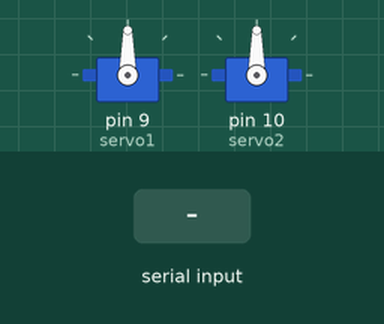
Bench run of a sketch on a simulated Arduino Uno, built with avr-gcc and run on an emulated ATmega328P. Shown: 2 × servo. The test bench sets the inputs (shaded band). What the sketch prints to the serial monitor is not drawn.

Above: at 1.2 s.
1.3 s: "a,45\n" received over Serial
At 2.7 s:
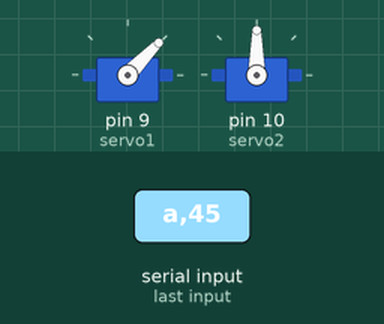
3.2 s: "b90\n" received over Serial
At 3.35 s:
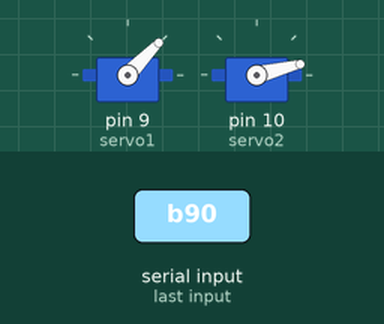
5.6 s: "a90\n" received over Serial
At 5.75 s:
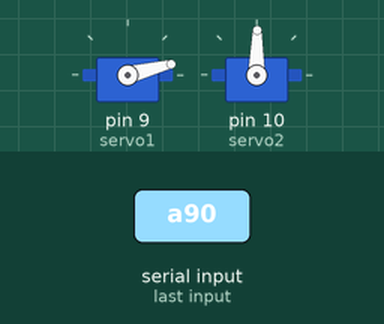
8.0 s: "b,45\n" received over Serial
At 9.0 s:
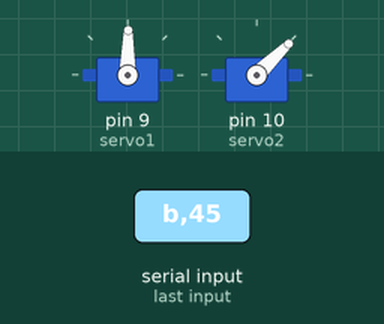
9.9 s: "a90\n" received over Serial
12.3 s: "a,45\n" received over Serial
Timing chart, 0 to 15.2 s (numbered marks = the images above; inputs shaded):
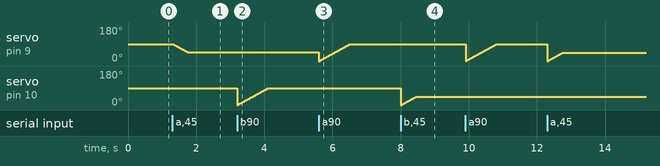

The sketch:

engine_speed.ino
```cpp
#include <Servo.h>
Servo servo1;
Servo servo2;

int pos = 0;    // 存储伺服电机角度信息的变量
int first = 90;

void setup()
{
  servo1.attach(9);  // Servo对象连接在9号引脚
  servo2.attach(10);
  Serial.begin(9600);
  Serial.println("输入你要控制的舵机(a/b)和角度：") ;
  servo1.write(first);
  servo2.write(first);
}

void loop()
{
  if(Serial.available())
  {
    char whichone=Serial.read();
    pos=Serial.parseInt();
    Serial.print("舵机为：");
    Serial.print(whichone);
    Serial.print("角度为：");
    Serial.println(pos);
    if(whichone=='a')
    {
        Speed_down_servo1();
    }
    else if(whichone=='b')
    {
        Speed_down_servo2();
    }
    else
    {Serial.println("请输入正确的舵机信号");}
    first=pos;
  }
}


void Speed_down_servo1()
{
    if(first>pos)
    {
      for(int i=first;i>pos;i--)
      {
        servo1.write(i);
        delay(10);
      }
    }
    if(first<pos)
    {
      for(int i=first;i<pos;i++)
      {
        servo1.write(i);
        delay(10);
      }
    }

}


void Speed_down_servo2()
{
    if(first>pos)
    {
      for(int i=first;i>pos;i--)
      {
        servo2.write(i);
        delay(10);
      }
    }
    if(first<pos)
    {
      for(int i=first;i<pos;i++)
      {
        servo2.write(i);
        delay(10);
      }
    }
}
```

Measured:
- after the input at 1.3 s, servo on pin 9 (servo1): moves from 90° to 46° over 0.43 s, starting at once
